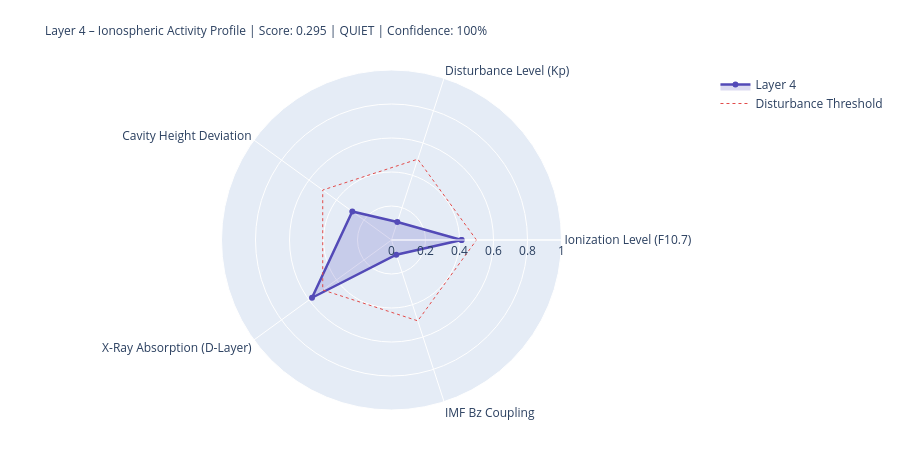

Source (notebook cell):
### Markdown cell above
---
## 4. State Assessment & Handoff to Layer 5

### Code cell
# ============================================================
# LAYER-4-SCORE
# ============================================================

COMPONENTS = {
    'Ionization Level (F10.7)':    {'score': ioniz,       'source': 'primary' if f107_now else 'from_layer0', 'dynamic': True},
    'Disturbance Level (Kp)':          {'score': disturb,     'source': 'primary' if kp_now   else 'from_layer0', 'dynamic': True},
    'Cavity Height Deviation':    {'score': h_dev,       'source': 'derived',                                'dynamic': True},
    'X-Ray Absorption (D-Layer)':{'score': xray_ioniz,  'source': 'primary' if xray_now else 'missing',     'dynamic': True},
    'IMF Bz Coupling':             {'score': bz_coupling, 'source': 'primary' if bz_now   else 'from_layer0', 'dynamic': True},
}

available    = {k: v['score'] for k, v in COMPONENTS.items() if v['score'] is not None}
unavailable  = [k for k, v in COMPONENTS.items() if v['score'] is None]
layer4_score = round(sum(available.values()) / len(available), 4) if available else None
confidence   = round(len(available) / len(COMPONENTS), 2)
level = ('unknown' if layer4_score is None
         else 'quiet'   if layer4_score < 0.3
         else 'moderate' if layer4_score < 0.6
         else 'active')
dominant_l4 = max(available, key=available.get) if available else 'none'

# Resonance delta for Schumann SR-1
sr1_ref = schumann_freq(1, 80.0)
sr1_now = schumann_freq(1, h_eff)
sr1_delta_mhz = (sr1_now - sr1_ref) * 1000

# Propagation conditions
prop_cond = ('disturbed'   if kp_val > 4
             else 'unsettled' if kp_val > 2
             else 'normal')
if xray_class in ['X', 'M']:
    prop_cond = 'Radio-Blackout moeglich'

W = 68
print('=' * W)
print('LAYER 4 – IONOSPHERE – STATE ASSESSMENT')
print('=' * W)
for name, comp in COMPONENTS.items():
    s = comp['score']
    if s is not None:
        bar = '█' * int(s * 20) + '░' * (20 - int(s * 20))
        print(f'  {name:<36} {bar}  {s:.3f}  [{comp["source"]}]')
    else:
        print(f'  {name:<36} {"─" * 20}  n/a   [missing]')
print('-' * W)
print(f'  Score:          {layer4_score:.3f}  ({len(available)}/{len(COMPONENTS)} components)')
print(f'  Confidence:     {confidence:.0%}')
print(f'  Level:          {level.upper()}')
print(f'  Dominant:       {dominant_l4}')
print(f'  Cavity height:  {h_eff:.1f} km  (Ref: 80.0 km)')
print(f'  SR-1:           {sr1_now:.3f} Hz  (Δ {sr1_delta_mhz:+.1f} mHz vs. ref)')
print(f'  Propagation:    {prop_cond}')
print(f'  X-Ray:          {xray_class}-class  ({xray_now:.2e} W/m²)' if xray_now else '  X-Ray:          n/a')
print('=' * W)

# Radar
cats   = list(available.keys())
vals_r = list(available.values())
if len(cats) >= 3:
    fig = go.Figure()
    fig.add_trace(go.Scatterpolar(
        r=vals_r + [vals_r[0]], theta=cats + [cats[0]],
        fill='toself', fillcolor='rgba(83,74,183,0.20)',
        line=dict(color='#534AB7', width=2.5), name='Layer 4'
    ))
    fig.add_trace(go.Scatterpolar(
        r=[0.5] * (len(cats)+1), theta=cats + [cats[0]],
        line=dict(color='#E24B4A', dash='dot', width=1),
        mode='lines', name='Disturbance Threshold'
    ))
    fig.update_layout(
        title=dict(
            text=f'Layer 4 – Ionospheric Activity Profile | Score: {layer4_score:.3f} | {level.upper()} | Confidence: {confidence:.0%}',
            font=dict(size=12)
        ),
        polar=dict(radialaxis=dict(visible=True, range=[0, 1])),
        height=450, showlegend=True,
        margin=dict(l=80, r=80, t=70, b=40)
    )
    fig.show()

### Figure 1 — Plotly figure (JSON) as saved in the notebook; plotly's stock layout.template omitted (floating-point values rounded to 4 significant figures)
{"data": [{"fill": "toself", "fillcolor": "rgba(83,74,183,0.20)", "line": {"color": "#534AB7", "width": 2.5}, "name": "Layer 4", "r": [0.412, 0.111, 0.285, 0.578, 0.091, 0.412], "theta": ["Ionization Level (F10.7)", "Disturbance Level (Kp)", "Cavity Height Deviation", "X-Ray Absorption (D-Layer)", "IMF Bz Coupling", "Ionization Level (F10.7)"], "type": "scatterpolar"}, {"line": {"color": "#E24B4A", "dash": "dot", "width": 1}, "mode": "lines", "name": "Disturbance Threshold", "r": [0.5, 0.5, 0.5, 0.5, 0.5, 0.5], "theta": ["Ionization Level (F10.7)", "Disturbance Level (Kp)", "Cavity Height Deviation", "X-Ray Absorption (D-Layer)", "IMF Bz Coupling", "Ionization Level (F10.7)"], "type": "scatterpolar"}], "layout": {"height": 450, "margin": {"b": 40, "l": 80, "r": 80, "t": 70}, "polar": {"radialaxis": {"range": [0, 1], "visible": true}}, "showlegend": true, "title": {"font": {"size": 12}, "text": "Layer 4 – Ionospheric Activity Profile | Score: 0.295 | QUIET | Confidence: 100%"}}}
